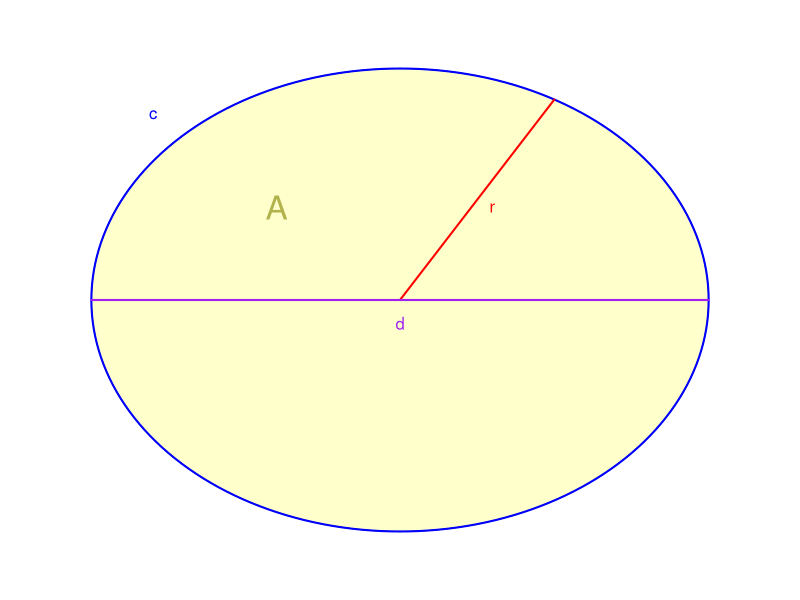

The R script that drew this image:
## ---- chunk 1

## FIX THE LATER ROWS WITH ROUNDING!!

while(T){
    r = sort(signif(runif(4,1,10),3))
    if(min(diff(r))>1){break}
}
d = signif(r*2,3)
c = signif(2*pi*r,3)
a = signif(pi*r^2,3)

as = c(d[1],c[1],a[1],
        r[2],c[2],a[2],
        r[3],d[3],a[3],
        r[4],d[4],c[4])

als = character()
sols = character()
for(aa in as){
    ac = signif(aa*1.05^(sample(-4:0,1)+0:4),3)
    sols = c(sols,paste0(1*(ac==aa),collapse=""))
    als = c(als,paste0("* ",ac,collapse="\n"))
}
al = paste0(als,collapse="\n")

## ---- chunk 2
par(mar=c(0,0,0,0))
plot(0,0,"n",xlim=c(-1.2,1.2),ylim=c(-1.2,1.2),axes=F,ann=F)
th = seq(0,2*pi,pi/100)
polygon(cos(th),sin(th),col=rgb(1,1,0.8))
lines(cos(th),sin(th),col="blue",lwd=2)
lines(c(0,cos(pi/3)),c(0,sin(pi/3)),col="red",lwd=2)
lines(c(-1,1),c(0,0),col="purple",lwd=2)
text(0.3,0.4,"r",col="red")
text(0,-0.1,"d",col="purple")
text(-0.8,0.8,"c",col="blue")
text(-0.4,0.4,"A",col=rgb(0.7,0.7,0.3),cex=2)
